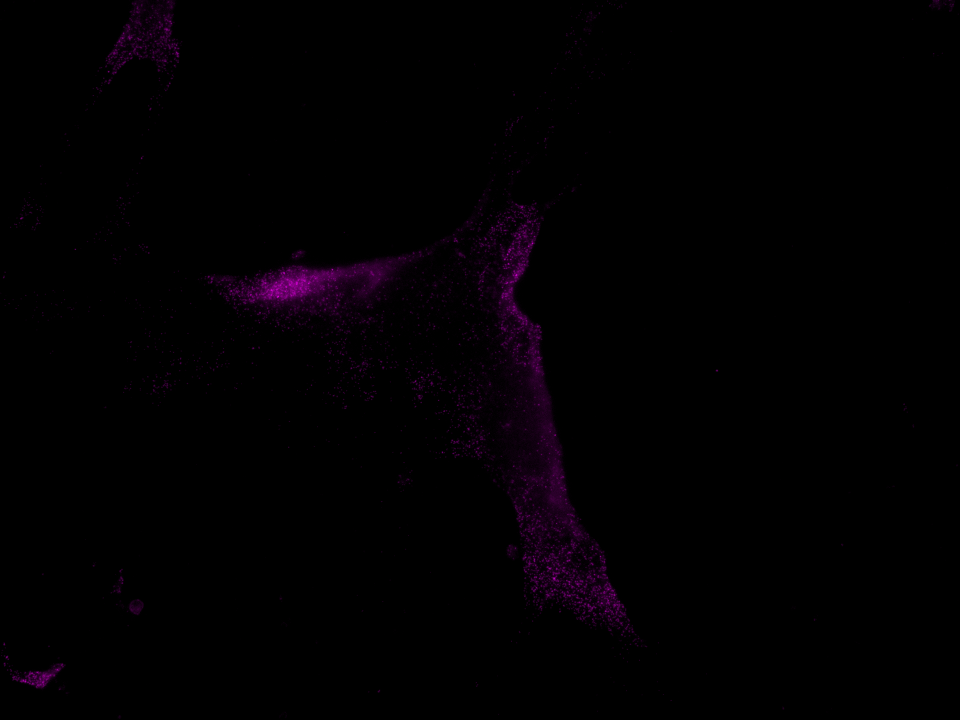
%> input picture count_matlab/1_CH3.tif, 1920 x 1440 px (shown at 1/2 size)
$ octave threshold_level.m   (GNU Octave 9; MATLAB toolbox functions it lacks are replaced by stand-ins)
%> lines starting %> are read from the running program, lines starting %| are printed output that depends on the picture
close all
clear all
%% Read image from a directory
[file,path] = uigetfile('*.tif');
%> the answer given: ../1_CH3.tif
if isequal(file,0)
   disp('User selected Cancel');
else
   disp(['User selected ', fullfile(path,file)]);
end

% Read the image
img_o = imread(append(path,file));
%> img_o is the input picture: size 1440x1920x3 uint16; mean R, G, B 487.4, 0, 487.4
img = rgb2gray(img_o);
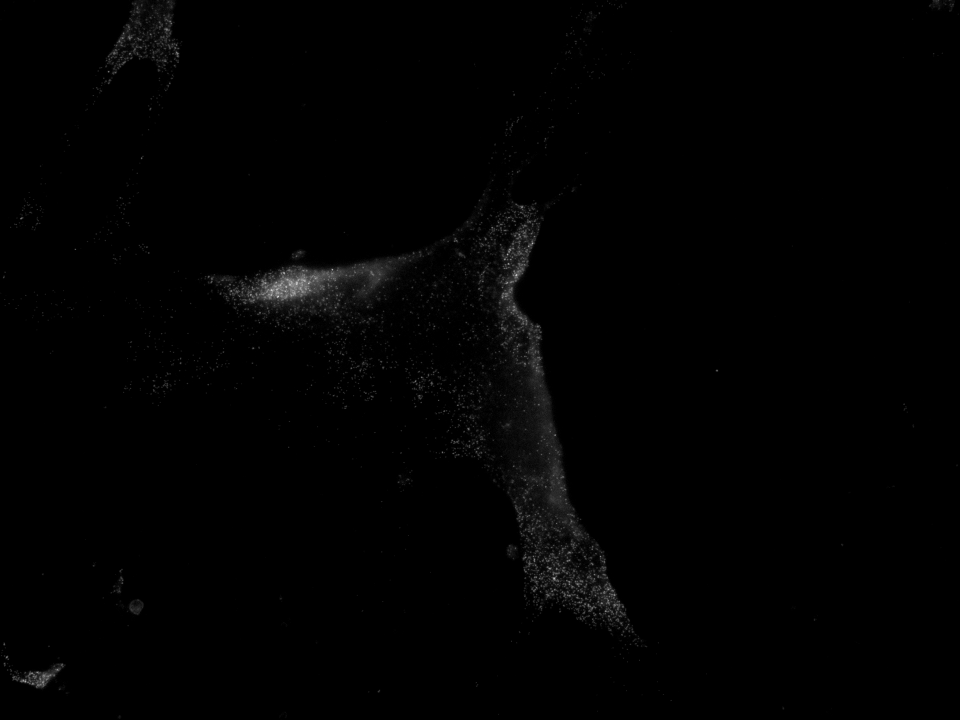
%> img: size 1440x1920 uint16 (shown at 1/2 size); min 0, max 27063, mean 201.3; drawn with min black and max white
img2 = imadjust(img);
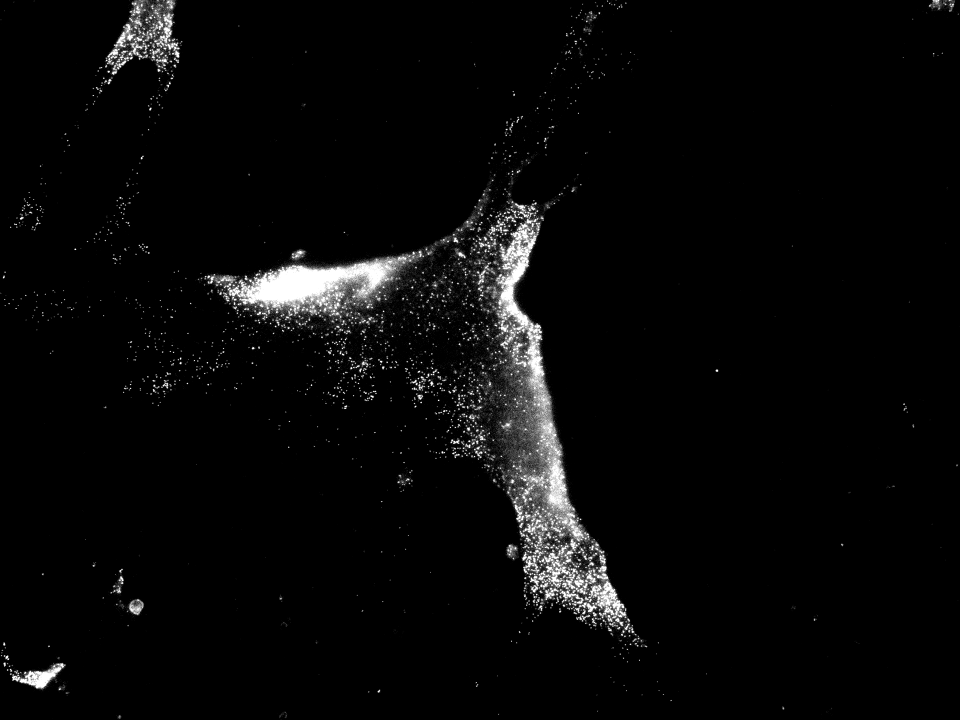
%> img2: size 1440x1920 uint16 (shown at 1/2 size); min 0, max 65535, mean 2241.5; drawn with min black and max white

% Laplacian of Guassian filter on the image
img2 = imgaussfilt(img2,4);

%% Thresholding
figure
imhist(img2)
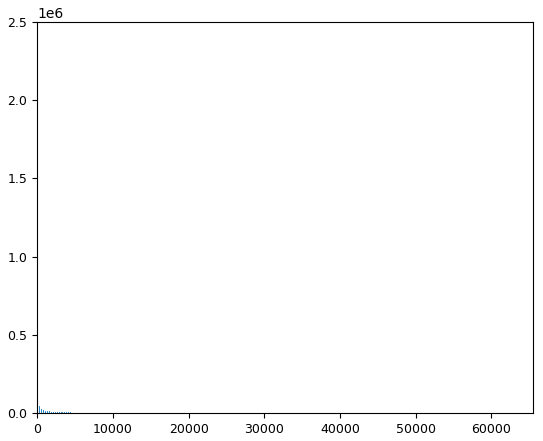
%> figure redrawn from the program's plot data; highest point at x = 0, y = 2312897

%> (the run ends here)
